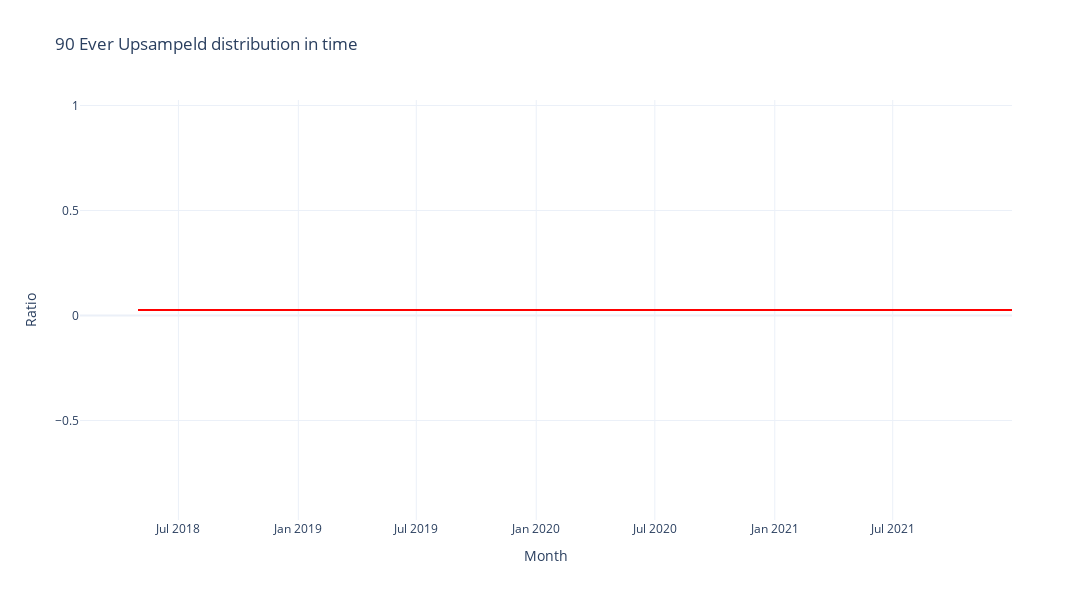

Source (notebook cell):
### Code cell
fordist = expanded_df.copy()

fordist = fordist[fordist.Ever90_12M == 1]

# Set the index of df to 'ReceivedDate'
fordist.set_index('DisbursedDate', inplace=True)


# Get the monthly counts
monthly_counts1 = fordist.resample('M').size()


ratio = monthly_counts1 / 6444 # len(expanded_df.drop_duplicates()


############################################################

# Compute the rolling mean over 4 months
rolling_mean = ratio.rolling(window=4).mean()

# Create a Plotly figure
fig = go.Figure()


# Add the rolling mean data to the plot
fig.add_trace(go.Scatter(x=rolling_mean.index, 
                         y=rolling_mean, 
                         mode='lines', 
                         name='4-Month Rolling Mean of Ratio',
                         line=dict(color='red')))

# Update the layout for the plot
fig.update_layout(
    title='90 Ever Upsampeld distribution in time',
    xaxis_title='Month',
    yaxis_title='Ratio',
    template='plotly_white',
          width=1200,    # Adjust the width as needed
    height=600    # Adjust the height as needed  # This changes the theme to a white one
)

# Show the plot
fig.show()

### Figure 1 — Plotly figure (JSON) as saved in the notebook; plotly's stock layout.template omitted (floating-point values rounded to 4 significant figures)
{"data": [{"line": {"color": "red"}, "mode": "lines", "name": "4-Month Rolling Mean of Ratio", "type": "scatter", "x": ["2018-01-31T00:00:00", "2018-02-28T00:00:00", "2018-03-31T00:00:00", "2018-04-30T00:00:00", "2018-05-31T00:00:00", "2018-06-30T00:00:00", "2018-07-31T00:00:00", "2018-08-31T00:00:00", "2018-09-30T00:00:00", "2018-10-31T00:00:00", "2018-11-30T00:00:00", "2018-12-31T00:00:00", "2019-01-31T00:00:00", "2019-02-28T00:00:00", "2019-03-31T00:00:00", "2019-04-30T00:00:00", "2019-05-31T00:00:00", "2019-06-30T00:00:00", "2019-07-31T00:00:00", "2019-08-31T00:00:00", "2019-09-30T00:00:00", "2019-10-31T00:00:00", "2019-11-30T00:00:00", "2019-12-31T00:00:00", "2020-01-31T00:00:00", "2020-02-29T00:00:00", "2020-03-31T00:00:00", "2020-04-30T00:00:00", "2020-05-31T00:00:00", "2020-06-30T00:00:00", "2020-07-31T00:00:00", "2020-08-31T00:00:00", "2020-09-30T00:00:00", "2020-10-31T00:00:00", "2020-11-30T00:00:00", "2020-12-31T00:00:00", "2021-01-31T00:00:00", "2021-02-28T00:00:00", "2021-03-31T00:00:00", "2021-04-30T00:00:00", "2021-05-31T00:00:00", "2021-06-30T00:00:00", "2021-07-31T00:00:00", "2021-08-31T00:00:00", "2021-09-30T00:00:00", "2021-10-31T00:00:00", "2021-11-30T00:00:00", "2021-12-31T00:00:00"], "y": [null, null, null, 0.02638, 0.02638, 0.02638, 0.02638, 0.02638, 0.02638, 0.02638, 0.02638, 0.02638, 0.02638, 0.02638, 0.02638, 0.02638, 0.02638, 0.02638, 0.02638, 0.02638, 0.02638, 0.02638, 0.02638, 0.02638, 0.02638, 0.02638, 0.02638, 0.02638, 0.02638, 0.02638, 0.02638, 0.02638, 0.02638, 0.02638, 0.02638, 0.02638, 0.02638, 0.02638, 0.02638, 0.02638, 0.02638, 0.02638, 0.02638, 0.02638, 0.02638, 0.02638, 0.02638, 0.02638]}], "layout": {"height": 600, "title": {"text": "90 Ever Upsampeld distribution in time"}, "width": 1200, "xaxis": {"title": {"text": "Month"}}, "yaxis": {"title": {"text": "Ratio"}}}}
